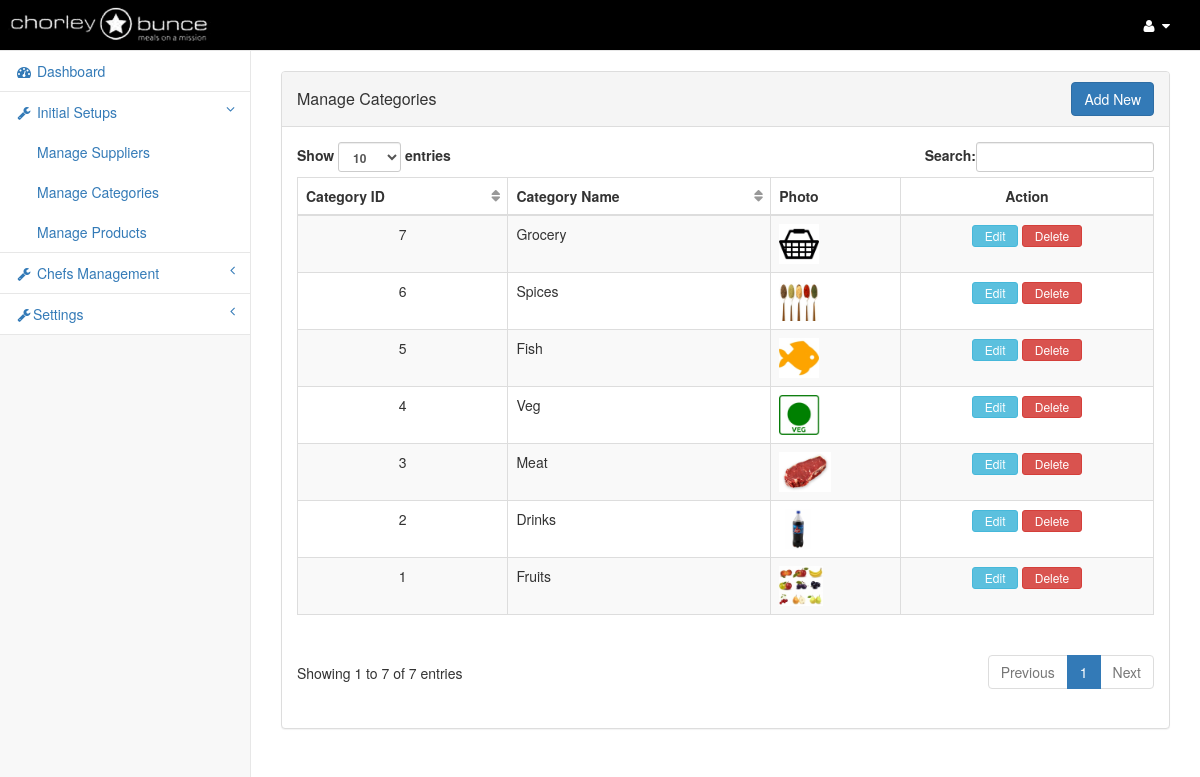
Page /manage-categories.php (signed in) on the committed database.
### tables this page shows
CREATE TABLE IF NOT EXISTS `categories` (
  `id` int(11) NOT NULL,
  `category_name` varchar(255) NOT NULL,
  `category_photo` varchar(255) NOT NULL,
  `created_date` datetime NOT NULL,
  `updated_date` datetime NOT NULL
);

### includes/class.Main.php (called while the page is built, shortened)
<?php
class Main extends Pagination{
	public $dbcon;
	public function __construct(){
		$this->dbcon = mysqli_connect(DB_SERVER, DB_USERNAME, DB_PASSWORD,DB_DATABASE) or die('Oops connection error -> ' . mysqli_connect_error());
	}
	public function keyMaker($id){
		$secretkey='1HutysK98UuuhDasdfafdCrackThisBeeeeaaaatchkHgjsheIHFH44fheo1FhHEfo2oe6fifhkhs';
		$key=md5($id.$secretkey);
		return $key;
	}
	public function fetch($tblName,$optCondition="",$optorder="",$optlimit="",$optorderType="ASC"){
		if(trim($optCondition) != ""){
			$condition = " WHERE " . $optCondition;
		}else{
			$condition = "";
		}
		if(trim($optlimit) != ""){
			$limit = " ".$optlimit;
		}else{
			$limit = "";
		}
		if(trim($optorder) != ""){
			$sql="SELECT * FROM " . $tblName . $condition ." ORDER BY ". $optorder." ".$optorderType. $limit;
		}else{
			$sql="SELECT * FROM " . $tblName . $condition. $limit;
		}
		$result = mysqli_query($this->dbcon,$sql);
		while($row = mysqli_fetch_assoc($result)){
			$result_array[] = $row;
		}
		if(count($result_array)>0){
			return $result_array;
		}else{
			return array();
		}
	}
}
?>

### manage-categories.php (the view, shortened to what this page needs)
<?php
include_once "includes/class.Main.php";
$dbf = new Main();
include 'application-top.php';
?>
<body>
    <div id="wrapper">
    	<nav class="navbar navbar-default navbar-static-top" role="navigation" style="margin-bottom: 0">
       		<?php include('admin-header.php'); ?>
			<?php include('left-menu.php'); ?>
         </nav>
         <div id="page-wrapper">
             <div class="row">
				 <div class="row">
                    <div class="col-lg-12">&nbsp;</div>
				 </div>
                <div class="col-lg-12">
                    <div class="panel panel-default">
                      <div class="panel-heading clearfix">
                        <h2 class="panel-title pull-left" style="line-height:34px;">Manage Categories</h2>
                        <a href="add-category" class="btn btn-primary pull-right">Add New</a>
                      </div>
                        <div class="panel-body">
                            <div class="dataTable_wrapper">
                                <table class="table table-striped table-bordered table-hover" id="tbl_content">
                                    <thead>
                                        <tr>
                                          <th>Category ID</th>
                                          	<th>Category Name</th>
                                            <th>Photo</th>
                                            <th class="text-center">Action</th>
                                        </tr>
                                    </thead>
                                    <tbody>
									 <?php
                                     foreach($dbf->fetch("categories","","id","","DESC") as $cat_det) {
                                     ?>
                                      <tr>
                                        <td  style="color:<?php echo $color; ?>" align="center"><?php echo $cat_det['id'];?></td>
                                        <td  style="color:<?php echo $color; ?>">
										 <?php echo $cat_det['category_name'];?>
                                        </td>
                                        <td><img src="category-photos/thumb/<?php echo $cat_det['category_photo']; ?>" height="40"/></td>
                                        <td class="text-center">
                                        <a href="edit-category?editId=<?php echo $cat_det['id'];?>&token=<?php echo $dbf->keymaker($cat_det['id']);?>" class="btn btn-info btn-xs">&nbsp;&nbsp;Edit&nbsp;&nbsp;</a>
                                        <a href="manage-categories?operation=delete&id=<?php echo $cat_det['id'];?>&token=<?php echo $dbf->keyMaker($cat_det['id']);?>" class="btn btn-danger btn-xs" onClick="return confirm('Are you sure you want to delete this category ?')">&nbsp;&nbsp;Delete&nbsp;&nbsp;</a>
                                        </td>
                                      </tr>
                                      <?php } ?>
                                    </tbody>
                                </table>
                            </div>
                        </div>
                    </div>
                </div>
            </div>
         </div>
    </div>
</body>
</html>

### application-top.php (shortened to what this page needs)
<!DOCTYPE html>
<html lang="en">
<head>
    <link href="css/bootstrap.min.css" rel="stylesheet">
    <link href="css/sb-admin-2.css" rel="stylesheet">
    <link href="font-awesome/css/font-awesome.min.css" rel="stylesheet" type="text/css">
</head>

### admin-header.php (shortened to what this page needs)
<div class="navbar-header"><a class="navbar-brand" href="home"><img src="images/cb_logo@2x.png" width="220"/></a></div>
<ul class="nav navbar-top-links navbar-right">
	<li class="dropdown">
    	<a class="dropdown-toggle" data-toggle="dropdown" href="#">
            <i class="fa fa-user fa-fw"></i>  <i class="fa fa-caret-down"></i>
        </a>
    </li>
</ul>

### left-menu.php (shortened to what this page needs)
<div class="navbar-default sidebar" role="navigation">
    <div class="sidebar-nav navbar-collapse">
        <ul class="nav" id="side-menu">
            <li><a href="./"><i class="fa fa-dashboard fa-fw"></i> Dashboard</a></li>
            <li id="lbl_1">
                <a href="#"><i class="fa fa-wrench fa-fw"></i> Initial Setups<span class="fa arrow"></span></a>
                <ul class="nav nav-second-level">
                    <li><a href="manage-suppliers">Manage Suppliers</a></li>
                    <li><a href="manage-categories">Manage Categories</a></li>
                    <li><a href="manage-products">Manage Products</a></li>
                </ul>
            </li>
            <li id="lbl_3">
                <a href="#"><i class="fa fa-wrench fa-fw"></i> Chefs Management<span class="fa arrow"></span></a>
            </li>
            <li id="lbl_2">
                <a href="#"><i class="fa fa-wrench fa-fw"></i>Settings<span class="fa arrow"></span></a>
            </li>
        </ul>
    </div>
</div>

### css/sb-admin-2.css (style rules this page uses)
body { background-color: #f8f8f8; }
#wrapper { width: 100%; }
#page-wrapper { padding: 0 15px; min-height: 568px; background-color: #fff; }
@media (min-width:768px) { #page-wrapper { position: inherit; margin: 0 0 0 250px; padding: 0 30px; border-left: 1px solid #e7e7e7; } }
.navbar-top-links { margin-right: 0; float:right; }
.navbar-header { float:left; }
.navbar-top-links li { display: inline-block; }
.navbar-top-links li:last-child { margin-right: 15px; }
.navbar-top-links li a { padding: 15px; min-height: 50px; }
.sidebar .sidebar-nav.navbar-collapse { padding-right: 0; padding-left: 0; }
.sidebar ul li { border-bottom: 1px solid #e7e7e7; }
.sidebar ul li a.active { background-color: #eee; }
.sidebar .arrow { float: right; }
.sidebar .fa.arrow:before { content: "\f104"; }
.sidebar .active>a>.fa.arrow:before { content: "\f107"; }
.sidebar .nav-second-level li, .sidebar .nav-third-level li { border-bottom: 0!important; }
.sidebar .nav-second-level li a { padding-left: 37px; }
.navbar-default { background-color:#000; height:auto; }
.navbar { min-height:0; }
.navbar-brand { padding:0; }
.sidebar ul li a { background-color:#FFF !important; }
.dropdown-toggle i { color:#FFF; }
@media (min-width:768px) { .sidebar { z-index: 1; position: absolute; width: 250px; margin-top: 51px; } }
table.dataTable thead .sorting, table.dataTable thead .sorting_asc, table.dataTable thead .sorting_desc, table.dataTable thead .sorting_asc_disabled, table.dataTable thead .sorting_desc_disabled { background: 0 0; }
table.dataTable thead .sorting:after { content: "\f0dc"; float: right; font-family: fontawesome; color: rgba(50,50,50,.5); }

### rows in the picture
categories: id "7", category_name "Grocery", category_photo (picture)
categories: id "6", category_name "Spices", category_photo (picture)
categories: id "5", category_name "Fish", category_photo (picture)
categories: id "4", category_name "Veg", category_photo (picture)
categories: id "3", category_name "Meat", category_photo (picture)
categories: id "2", category_name "Drinks", category_photo (picture)
categories: id "1", category_name "Fruits", category_photo (picture)
